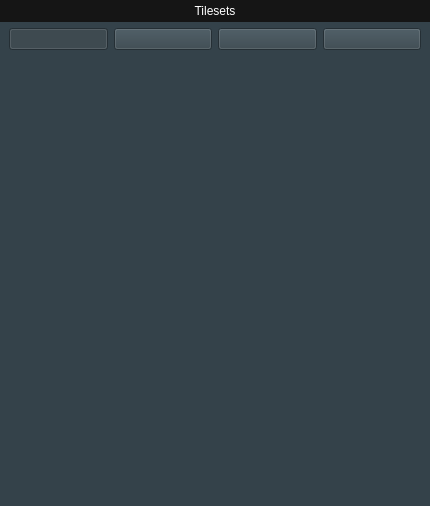
<?xml version="1.0" encoding="UTF-8"?>
<ui version="4.0">
 <class>FragmentTilesets</class>
 <widget class="QWidget" name="FragmentTilesets">
  <property name="geometry">
   <rect>
    <x>0</x>
    <y>0</y>
    <width>430</width>
    <height>506</height>
   </rect>
  </property>
  <property name="windowTitle">
   <string>Form</string>
  </property>
  <layout class="QVBoxLayout" name="verticalLayout_2">
   <property name="spacing">
    <number>0</number>
   </property>
   <property name="leftMargin">
    <number>0</number>
   </property>
   <property name="topMargin">
    <number>0</number>
   </property>
   <property name="rightMargin">
    <number>0</number>
   </property>
   <property name="bottomMargin">
    <number>0</number>
   </property>
   <item>
    <widget class="QFrame" name="frame">
     <property name="sizePolicy">
      <sizepolicy hsizetype="Preferred" vsizetype="Preferred">
       <horstretch>0</horstretch>
       <verstretch>0</verstretch>
      </sizepolicy>
     </property>
     <property name="styleSheet">
      <string notr="true">background-color: rgb(52, 66, 74);</string>
     </property>
     <property name="frameShape">
      <enum>QFrame::NoFrame</enum>
     </property>
     <property name="frameShadow">
      <enum>QFrame::Plain</enum>
     </property>
     <property name="lineWidth">
      <number>0</number>
     </property>
     <layout class="QVBoxLayout" name="verticalLayout_3">
      <property name="leftMargin">
       <number>0</number>
      </property>
      <property name="topMargin">
       <number>0</number>
      </property>
      <property name="rightMargin">
       <number>0</number>
      </property>
      <property name="bottomMargin">
       <number>0</number>
      </property>
      <item>
       <widget class="QLabel" name="label">
        <property name="sizePolicy">
         <sizepolicy hsizetype="Preferred" vsizetype="Fixed">
          <horstretch>0</horstretch>
          <verstretch>0</verstretch>
         </sizepolicy>
        </property>
        <property name="styleSheet">
         <string notr="true">background-color: #151515;
color: #ffffff;
padding: 4px;
font: 9pt;</string>
        </property>
        <property name="text">
         <string>Tilesets</string>
        </property>
        <property name="alignment">
         <set>Qt::AlignCenter</set>
        </property>
        <property name="margin">
         <number>0</number>
        </property>
       </widget>
      </item>
      <item>
       <layout class="QVBoxLayout" name="verticalLayout">
        <property name="leftMargin">
         <number>9</number>
        </property>
        <property name="rightMargin">
         <number>9</number>
        </property>
        <item>
         <layout class="QHBoxLayout" name="horizontalLayout">
          <item>
           <widget class="QPushButton" name="btNew">
            <property name="text">
             <string/>
            </property>
            <property name="icon">
             <iconset>
              <normalon>:/icons/plus-solid.svg</normalon>
             </iconset>
            </property>
            <property name="checkable">
             <bool>true</bool>
            </property>
            <property name="checked">
             <bool>true</bool>
            </property>
            <property name="autoDefault">
             <bool>true</bool>
            </property>
            <property name="default">
             <bool>false</bool>
            </property>
            <property name="flat">
             <bool>false</bool>
            </property>
           </widget>
          </item>
          <item>
           <widget class="QPushButton" name="btRemove">
            <property name="text">
             <string/>
            </property>
            <property name="icon">
             <iconset>
              <normalon>:/icons/trash-solid.svg</normalon>
             </iconset>
            </property>
            <property name="iconSize">
             <size>
              <width>14</width>
              <height>14</height>
             </size>
            </property>
            <property name="checkable">
             <bool>true</bool>
            </property>
            <property name="default">
             <bool>false</bool>
            </property>
           </widget>
          </item>
          <item>
           <widget class="QPushButton" name="btMoveUp">
            <property name="text">
             <string/>
            </property>
            <property name="icon">
             <iconset>
              <normalon>:/icons/angle-up-solid.svg</normalon>
             </iconset>
            </property>
           </widget>
          </item>
          <item>
           <widget class="QPushButton" name="btMoveDown">
            <property name="text">
             <string/>
            </property>
            <property name="icon">
             <iconset>
              <normalon>:/icons/angle-down-solid.svg</normalon>
             </iconset>
            </property>
           </widget>
          </item>
         </layout>
        </item>
        <item>
         <widget class="QListWidget" name="listTilesets">
          <property name="styleSheet">
           <string notr="true">QListView {
    show-decoration-selected: 1; /* make the selection span the entire width of the view */
	alternate-background-color: #34424a;
}

QListView::item:alternate {
    background: #34424a;
}

QListView::item:selected {
    background: #5691ec;
}

QListView::item:hover {
    background: #41515c;
}

QListView::item:selected:hover {
    background: #85aff1;
}</string>
          </property>
          <property name="frameShape">
           <enum>QFrame::NoFrame</enum>
          </property>
          <property name="frameShadow">
           <enum>QFrame::Plain</enum>
          </property>
          <property name="lineWidth">
           <number>0</number>
          </property>
         </widget>
        </item>
       </layout>
      </item>
     </layout>
    </widget>
   </item>
  </layout>
 </widget>
 <resources/>
 <connections/>
</ui>
